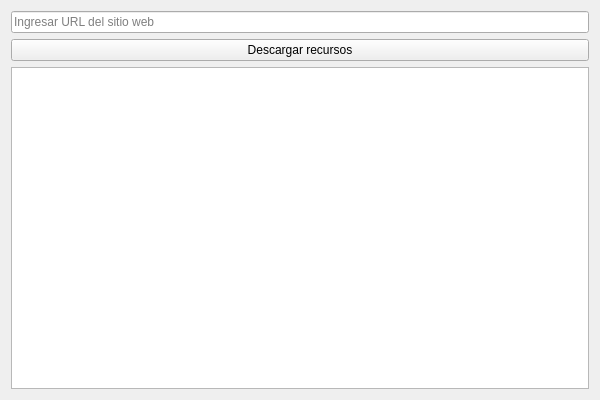
<?xml version="1.0" encoding="UTF-8"?>
<ui version="4.0">
 <class>MainWindow</class>
 <widget class="QWidget" name="MainWindow">
  <property name="geometry">
   <rect><x>0</x><y>0</y><width>600</width><height>400</height></rect>
  </property>
  <property name="windowTitle">
   <string>Descargador de Recursos HTML</string>
  </property>
  <layout class="QVBoxLayout" name="verticalLayout">
   <item>
    <widget class="QLineEdit" name="urlEdit">
     <property name="placeholderText">
      <string>Ingresar URL del sitio web</string>
     </property>
    </widget>
   </item>
   <item>
    <widget class="QPushButton" name="downloadButton">
     <property name="text">
      <string>Descargar recursos</string>
     </property>
    </widget>
   </item>
   <item>
    <widget class="QTextEdit" name="logText">
     <property name="readOnly">
      <bool>true</bool>
     </property>
    </widget>
   </item>
  </layout>
 </widget>
 <resources/>
 <connections/>
</ui>
